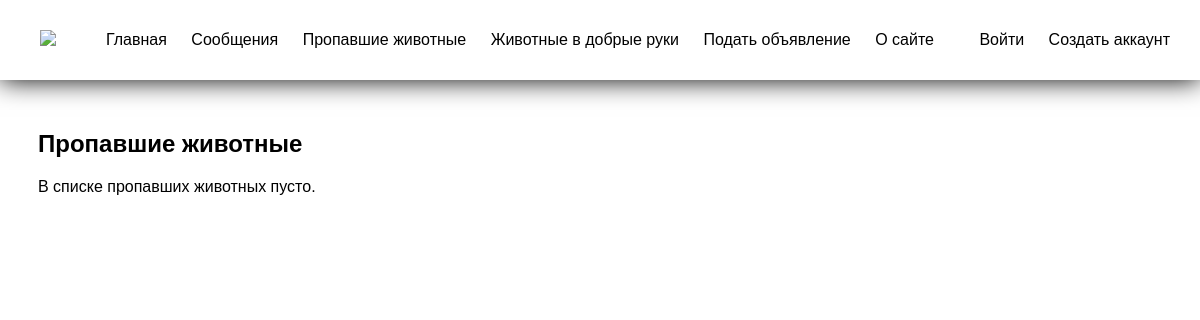
The app's page /lost/list/, older data.
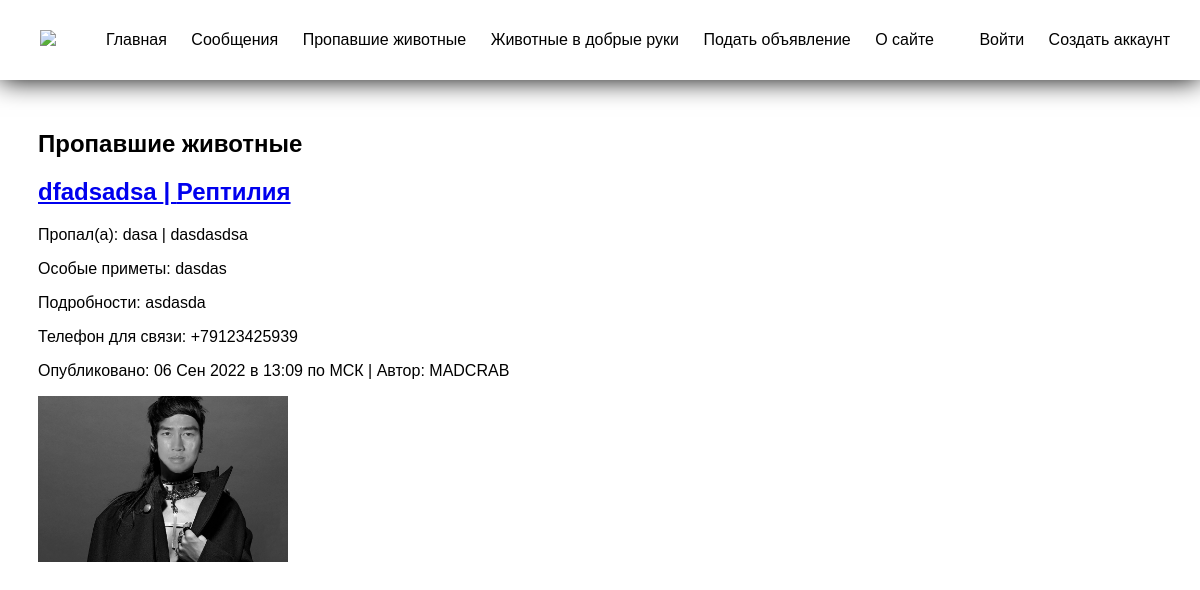
The same page, newer data.
### lost/models.py (models this page shows)
class LostAnimal(GeneralAnimalModel):  # модель животного-потеряшки
    absolute_url = 'sent_to_moderate'
    place = models.CharField(max_length=200, verbose_name='Где пропал(а)')
    time = models.CharField(max_length=200, verbose_name='Когда пропал(а)')
    special_signs = models.CharField(max_length=200, verbose_name='Особые приметы', blank=True)
    class Meta:
        verbose_name = 'Потерянное животное'
        verbose_name_plural = 'Потерянные животные'

### general_data/models.py (models this page shows)
class AnimalType(models.Model):  # возможные типы животных для выбора в 'type' в модели LostAnimal
    objects = models.Manager()
    name = models.CharField(max_length=200, verbose_name='Название', unique=True)
    class Meta:
        verbose_name = 'Тип животного'
        verbose_name_plural = 'Типы животных'
    def __str__(self):
        return self.name

### lost/views.py (the view)
# urls.py: path('list/', views.LostAnimalListView.as_view(), name='lost_list'),
class LostAnimalListView(ListView):  # список всех животных в списке потеряшек
    model = LostAnimal
    template_name = 'lost/lost_list.html'
    queryset = model.objects.filter(moderated=True)

### templates/lost/lost_list.html (shortened to what this page needs)
<!DOCTYPE html>
{% extends 'base.html' %}
{% block content %}
    <h2>Пропавшие животные</h2>
    {% if object_list.count > 0 %}
        {% for animal in object_list %}
            <div class="animal-chars">
                <h2> <a href="{% url 'lost_detail' animal.pk %}">{{animal.name}} | {{animal.type}} </a> </h2>
                <p>Пропал(а): {{animal.place}} | {{animal.time}}</p>
                <p>Особые приметы: {{animal.special_signs}}</p>
                <p>Подробности: {{animal.description}}</p>
                <p>Телефон для связи: {{animal.phone_number}}</p>
                <p>Опубликовано: {{animal.published|date:"d M Y в H:m по МСК"}} | Автор: {{animal.author}}</p>
                <img class="img centered" src="{{animal.photo.url}}" style="width:250px;">
            </div>
        {% endfor %}
    {% else %}
        <p>В списке пропавших животных пусто.</p>
    {% endif %}
{% endblock content %}

### templates/base.html (shortened to what this page needs)
<!DOCTYPE html>
{% load static %}
<html lang="en">
    <head>
        {% block css %}
            <link href="{% static 'lost/css/buttons.css' %}" rel="stylesheet"/>
            <link href="{% static 'lost/css/base.css' %}" rel="stylesheet"/>
            <link href="{% static 'lost/css/dropdown.css' %}" rel="stylesheet"/>
        {% endblock css %}
    </head>
    <body>
        <header>
            <a href="{% url 'home' %}"><img src="{% static 'lost/images/logocat.png' %}"/></a>
            <nav>
                <ul>
                    <li><a href="{% url 'home' %}">Главная</a></li>
                    <li><a href="{% url 'chats' %}">Сообщения</a></li>
                    <li><a href="{% url 'lost_list' %}">Пропавшие животные</a></li>
                    <li><a href="{% url 'good_hands_list' %}">Животные в добрые руки</a></li>
                    <div class="dropdown">
                        <li>Подать объявление</li>
                    </div>
                    <li><a href="{% url 'about' %}">О сайте</a></li>
                </ul>
                <div class="nav-auth">
                    {% if user.is_authenticated %}
                        {% if user.is_superuser %}
                            <p>Привет, <a href="/admin/" class="admin-link">{{user.username}}!</a></p>
                            <a href="{% url 'logout' %}">Выйти</a>
                        {% else %}
                            <p>Привет, {{user.username}}!</p>
                            <a href="{% url 'logout' %}">Выйти</a>
                        {% endif %}
                    {% else %}
                        <p> <a href="{% url 'login' %}">Войти</a> </p>
                        <p> <a href="{% url 'signup' %}">Создать аккаунт</a> </p>
                    {% endif %}
                </div>
            </nav>
        </header>
        {% block content %}
        {% endblock content %}
    </body>
</html>

### static/lost/css/base.css (style rules this page uses)
.nav-auth { overflow: visible; position: absolute; right: 0; margin-right: 20px; text-align: right; float: right; }
.nav-auth p { margin: 10px; }
.nav-auth a { text-decoration: none; color: black; }
header img { height: 80px; margin-left: 40px; }
body { height: 125vh; background-size: cover; font-family: sans-serif; margin-top: 80px; padding: 30px; }
header { background-color: white; position: fixed; top: 0; left: 0; right: 0; height: 80px; display: flex; align-items: center; box-shadow: 0 0 25px 0 black; }
header * { display: inline; }
header li { margin: 10px; }
header li a { color: black; text-decoration: none; }

### static/lost/css/dropdown.css (style rules this page uses)
.dropdown { position: relative; display: inline-block; }

Row changes from the older to the newer data that the page shows:
added LostAnimal: name "dfadsadsa", type "Рептилия", place "dasa", time "dasdasdsa", special_signs "dasdas", description "asdasda", phone_number "+79123425939", published "06 Сен 2022 в 13:09 по МСК", author "MADCRAB", photo (picture)
Text that changed along with them:
text no longer shown: "В списке пропавших животных пусто."
